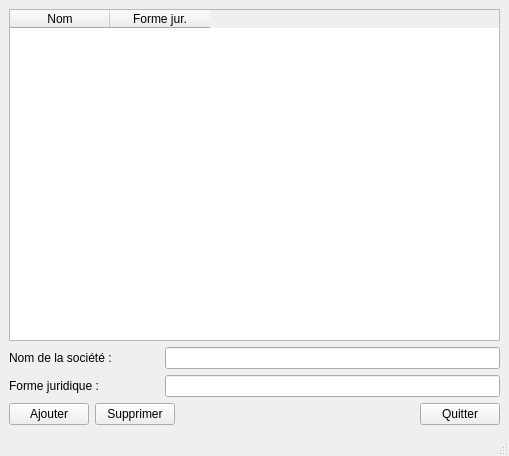
<?xml version="1.0" encoding="UTF-8"?>
<ui version="4.0">
 <class>CompanyManagementWindow</class>
 <widget class="QMainWindow" name="CompanyManagementWindow">
  <property name="windowModality">
   <enum>Qt::ApplicationModal</enum>
  </property>
  <property name="geometry">
   <rect>
    <x>0</x>
    <y>0</y>
    <width>509</width>
    <height>456</height>
   </rect>
  </property>
  <property name="windowTitle">
   <string>Gestion des sociétés</string>
  </property>
  <widget class="QWidget" name="centralwidget">
   <layout class="QGridLayout" name="gridLayout_2">
    <item row="0" column="0">
     <layout class="QGridLayout" name="gridLayout">
      <item row="0" column="0">
       <widget class="QTableWidget" name="tw_companies">
        <column>
         <property name="text">
          <string>Nom</string>
         </property>
        </column>
        <column>
         <property name="text">
          <string>Forme jur.</string>
         </property>
        </column>
       </widget>
      </item>
      <item row="1" column="0">
       <layout class="QVBoxLayout" name="verticalLayout">
        <item>
         <layout class="QHBoxLayout" name="horizontalLayout">
          <item>
           <widget class="QLabel" name="label">
            <property name="minimumSize">
             <size>
              <width>150</width>
              <height>0</height>
             </size>
            </property>
            <property name="text">
             <string>Nom de la société :</string>
            </property>
           </widget>
          </item>
          <item>
           <widget class="QLineEdit" name="le_name"/>
          </item>
         </layout>
        </item>
        <item>
         <layout class="QHBoxLayout" name="horizontalLayout_2">
          <item>
           <widget class="QLabel" name="label_2">
            <property name="minimumSize">
             <size>
              <width>150</width>
              <height>0</height>
             </size>
            </property>
            <property name="text">
             <string>Forme juridique :</string>
            </property>
           </widget>
          </item>
          <item>
           <widget class="QLineEdit" name="le_form"/>
          </item>
         </layout>
        </item>
        <item>
         <layout class="QHBoxLayout" name="horizontalLayout_3">
          <item>
           <widget class="QPushButton" name="btn_add">
            <property name="text">
             <string>Ajouter</string>
            </property>
           </widget>
          </item>
          <item>
           <widget class="QPushButton" name="btn_delete">
            <property name="text">
             <string>Supprimer</string>
            </property>
           </widget>
          </item>
          <item>
           <spacer name="horizontalSpacer">
            <property name="orientation">
             <enum>Qt::Horizontal</enum>
            </property>
            <property name="sizeHint" stdset="0">
             <size>
              <width>40</width>
              <height>20</height>
             </size>
            </property>
           </spacer>
          </item>
          <item>
           <widget class="QPushButton" name="btn_quit">
            <property name="text">
             <string>Quitter</string>
            </property>
           </widget>
          </item>
         </layout>
        </item>
       </layout>
      </item>
     </layout>
    </item>
   </layout>
  </widget>
  <widget class="QStatusBar" name="statusbar"/>
 </widget>
 <resources/>
 <connections/>
</ui>
